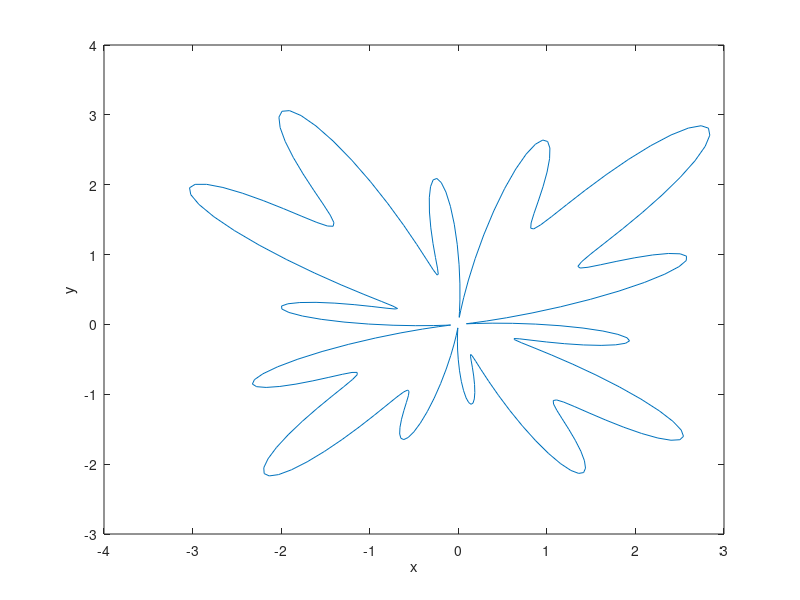

The MATLAB script that drew this image:
a=100; b=2; n=4; k=14; m=4;
x = @(t) a*(b-sin(k*t)-cos(m*t))./(a+(t-pi/2).^n).*cos(t);
y = @(t) a*(b-sin(k*t)-cos(m*t))./(a+(t-pi/2).^n).*sin(t);

t = linspace(-pi/2, 3/2*pi, 300);
plot(x(t), y(t));

xlabel('x')
ylabel('y')